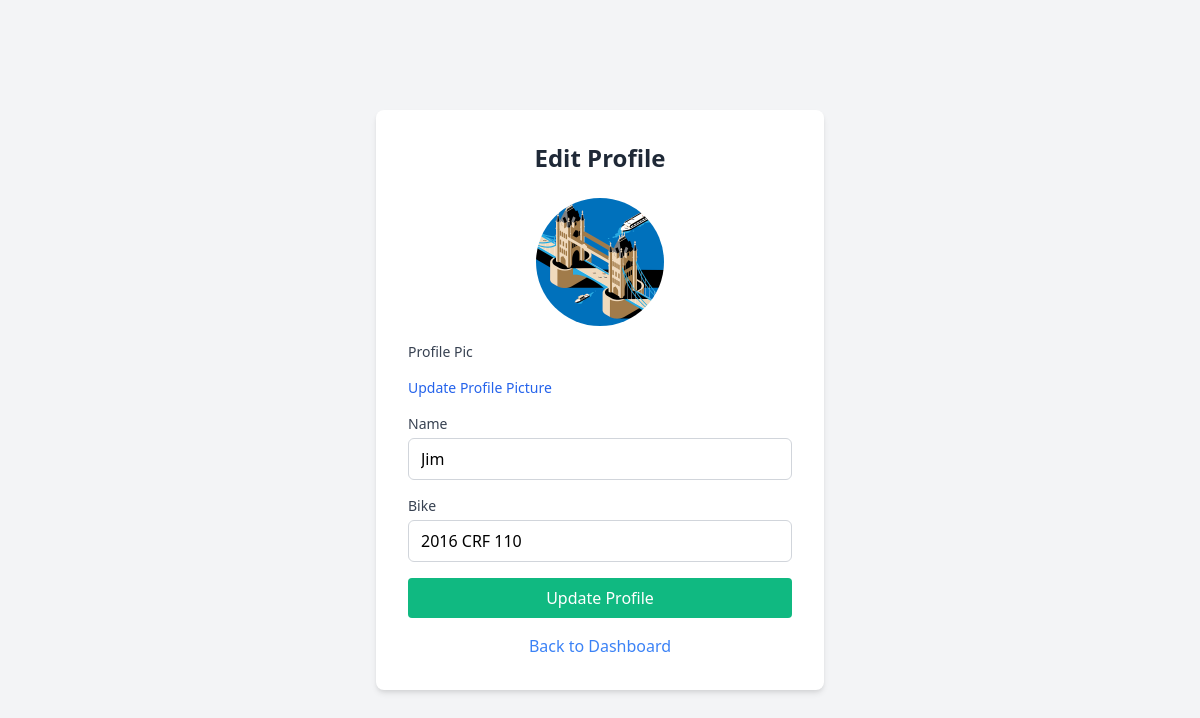
Screenshot of /profile (signed in) with the database file from the repository.
### tables this page shows
CREATE TABLE riders (
                id INTEGER PRIMARY KEY AUTOINCREMENT,
                user_id INTEGER,
                name TEXT NOT NULL,
                profile_pic TEXT,
                bike TEXT,
                best_lap TEXT,
                FOREIGN KEY (user_id) REFERENCES users(id)
            );

### routes.py (the view)
@routes.route('/profile')
def profile():
    if not current_user.is_authenticated:
        return redirect(url_for('routes.login'))
    user_id = current_user.id
    rider = get_rider_by_user_id(user_id)
    return render_template('edit_profile.html', rider=rider)

### app.py (called while the page is built)
@login_manager.user_loader
def load_user(user_id):
    return User.get(user_id)

### db.py (called while the page is built)
def get_connection():
    conn = sqlite3.connect(DB_NAME)
    conn.row_factory = sqlite3.Row
    return conn

def get_rider_by_user_id(user_id):
    conn = get_connection()
    cursor = conn.cursor()
    cursor.execute(
        "SELECT * FROM riders WHERE user_id = ?",
        (user_id,)
    )
    return cursor.fetchone()

### user.py (called while the page is built)
def get_connection():
    conn = sqlite3.connect(DB_NAME)
    conn.row_factory = sqlite3.Row
    return conn

    @staticmethod
    def get(user_id):
        with get_connection() as conn:
            cursor = conn.cursor()
            cursor.execute("SELECT * FROM users WHERE id = ?", (user_id,))
            row = cursor.fetchone()
            if row:
                return User(row["id"], row["username"], row["password"])
            return None

### templates/edit_profile.html (shortened to what this page needs)
<!DOCTYPE html>
<html lang="en">
<head>
  <link href="https://cdn.jsdelivr.net/npm/tailwindcss@2.2.19/dist/tailwind.min.css" rel="stylesheet">
</head>
<body class="bg-gray-100 min-h-screen flex items-center justify-center px-4">
  <div class="bg-white shadow-md rounded-lg p-8 w-full max-w-md text-center">
    <h2 class="text-2xl font-bold text-gray-800 mb-6">Edit Profile</h2>
    {% if rider.profile_pic %}
      <img src="{{ url_for('static', filename=rider.profile_pic) }}" alt="Profile Picture" class="w-32 h-32 object-cover mx-auto rounded-full mb-4">
    {% else %}
      <img src="static/profile_pics/sampleUser.jpg" alt="Profile Picture" class="w-32 h-32 object-cover mx-auto rounded-full mb-4">
    {% endif %}
    <form action="/update_profile" method="POST" enctype="multipart/form-data" class="space-y-4 text-left">
      <label class="block text-sm font-medium text-gray-700">Profile Pic</label>
      {% if rider.profile_pic == null%}
      <div>
        <label class="block text-sm font-medium text-gray-700">Profile Picture</label>
        <input type="file" name="profile_pic" class="w-full mt-1">
      </div>
      {% else %}
      <div class="text-sm mt-2">
        <a href="#" onclick="document.getElementById('fileInput').click(); return false;" class="text-blue-600 hover:underline">
          Update Profile Picture
        </a>
      </div>
      {% endif %}
      <div>
        <label class="block text-sm font-medium text-gray-700">Name</label>
        <input type="text" name="name" value="{{ rider.name }}" required class="w-full mt-1 px-3 py-2 border border-gray-300 rounded-md focus:outline-none focus:ring focus:ring-blue-200">
      </div>
      <div>
        <label class="block text-sm font-medium text-gray-700">Bike</label>
        <input type="text" name="bike" value="{{ rider.bike }}" class="w-full mt-1 px-3 py-2 border border-gray-300 rounded-md focus:outline-none focus:ring focus:ring-blue-200">
      </div>
      <button type="submit" class="w-full bg-green-500 text-white py-2 rounded hover:bg-green-600 transition">Update Profile</button>
    </form>
    <a href="/dashboard" class="block mt-4 text-blue-500 hover:underline">Back to Dashboard</a>
  </div>
</body>
</html>

### rows the page displays
riders: profile_pic (picture), name "Jim", bike "2016 CRF 110"
